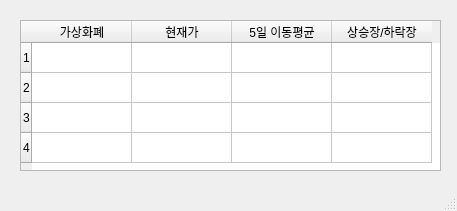
<?xml version="1.0" encoding="UTF-8"?>
<ui version="4.0">
 <class>MainWindow</class>
 <widget class="QMainWindow" name="MainWindow">
  <property name="windowModality">
   <enum>Qt::NonModal</enum>
  </property>
  <property name="geometry">
   <rect>
    <x>0</x>
    <y>0</y>
    <width>457</width>
    <height>211</height>
   </rect>
  </property>
  <property name="windowTitle">
   <string>가상화폐 상승장/하락장 알리미</string>
  </property>
  <widget class="QWidget" name="centralwidget">
   <widget class="QTableWidget" name="tableWidget">
    <property name="geometry">
     <rect>
      <x>20</x>
      <y>20</y>
      <width>421</width>
      <height>151</height>
     </rect>
    </property>
    <property name="rowCount">
     <number>4</number>
    </property>
    <row/>
    <row/>
    <row/>
    <row/>
    <column>
     <property name="text">
      <string>가상화폐</string>
     </property>
    </column>
    <column>
     <property name="text">
      <string>현재가</string>
     </property>
    </column>
    <column>
     <property name="text">
      <string>5일 이동평균</string>
     </property>
    </column>
    <column>
     <property name="text">
      <string>상승장/하락장</string>
     </property>
    </column>
   </widget>
  </widget>
  <widget class="QMenuBar" name="menubar">
   <property name="geometry">
    <rect>
     <x>0</x>
     <y>0</y>
     <width>457</width>
     <height>21</height>
    </rect>
   </property>
  </widget>
  <widget class="QStatusBar" name="statusbar"/>
 </widget>
 <resources/>
 <connections/>
</ui>
